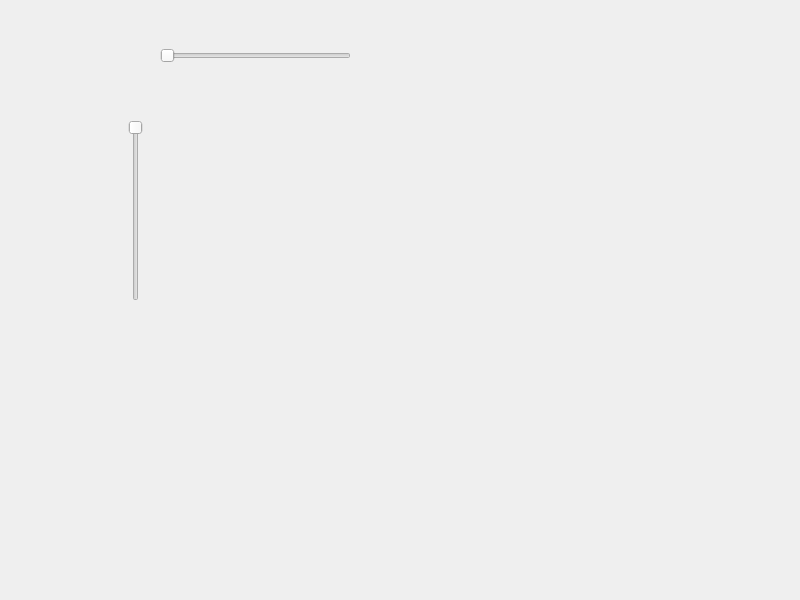
<?xml version="1.0" encoding="UTF-8"?>
<ui version="4.0">
 <class>Widget</class>
 <widget class="QWidget" name="Widget">
  <property name="geometry">
   <rect>
    <x>0</x>
    <y>0</y>
    <width>800</width>
    <height>600</height>
   </rect>
  </property>
  <property name="windowTitle">
   <string>Widget</string>
  </property>
  <widget class="QSlider" name="verticalSlider">
   <property name="geometry">
    <rect>
     <x>100</x>
     <y>120</y>
     <width>71</width>
     <height>181</height>
    </rect>
   </property>
   <property name="orientation">
    <enum>Qt::Vertical</enum>
   </property>
   <property name="invertedAppearance">
    <bool>true</bool>
   </property>
  </widget>
  <widget class="QSlider" name="horizontalSlider">
   <property name="geometry">
    <rect>
     <x>160</x>
     <y>30</y>
     <width>191</width>
     <height>51</height>
    </rect>
   </property>
   <property name="orientation">
    <enum>Qt::Horizontal</enum>
   </property>
  </widget>
 </widget>
 <resources/>
 <connections/>
</ui>
